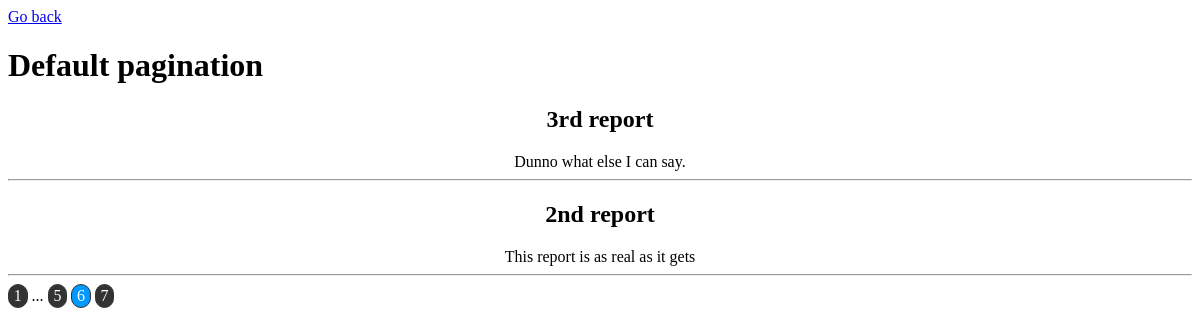
Page /default/?page=6 on the committed database.
### application/models.py (models this page shows, shortened)
class Report(models.Model):
    title = models.CharField(max_length = 100)
    text = models.CharField(max_length = 500)

### application/views.py (the view)
# urls.py: path('default/', views.default_paginating, name='default_paginating'),
def default_paginating(request):
    report_list = Report.objects.all().order_by('-pk')
    paginator = Paginator(report_list, 2)
    page_number = request.GET.get('page')
    page_obj = paginator.get_page(page_number)
    context = {
        'page_obj': page_obj
    }
    return render(request, 'default_paginating.html', context)

### application/templates/default_paginating.html (shortened to what this page needs)
<!DOCTYPE html>
<html>
    <head>
        {% load static %}
        <link rel="stylesheet" type="text/css" href="{% static 'styles/default.css' %}">
    </head>
    <body>
        <a href="../">Go back</a>
        <h1>Default pagination</h1>
        <div id="main-container">
            {% for report in page_obj %}
                <h2>{{ report.title }}</h2>
                {{ report.text }}
                <hr/>
        {% endfor %}
        </div>
        <div class="pagination">
            <span class="step-links">
            {% if page_obj.has_previous %}
                {% if 1 != page_obj.previous_page_number %}
                    <span class="box">
                        <a href="?page=1">1</a>
                    </span>
                {% endif %}
                {% if page_obj.number|add:"-1" > 2 %}
                    ...
                {% endif %}
                <span class="box">
                    <a href="?page={{ page_obj.previous_page_number }}">
                        {{ page_obj.number|add:"-1" }}
                    </a>
                </span>
            {% endif %}
            <span class="box" id="current">
                {{ page_obj.number }}
            </span>
            {% if page_obj.has_next %}
                <span class="box">
                    <a href="?page={{ page_obj.next_page_number }}">
                        {{ page_obj.number|add:"1" }}
                    </a>
                </span>
            {% endif %}
            </span>
        </div>
    </body>
</html>

### application/static/styles/default.css (style rules this page uses)
#main-container { text-align: center; font-family: tahoma; }
.box { display: inline-block; border: 1px solid #333333; border-radius: 15px; background-color: #333333; text-align: center; padding-left: 0.3em; padding-right: 0.3em; padding-top: 0.15em; padding-bottom: 0.15em; }
.box a { text-decoration: none; color: #fff; }
#current { background-color: #0099ff; color: #fff; }

### rows in the picture
Report: title "3rd report", text "Dunno what else I can say."
Report: title "2nd report", text "This report is as real as it gets"

### other values in the picture
{{ page_obj.number|add:"-1" }} "5"
{{ page_obj.number }} "6"
{{ page_obj.number|add:"1" }} "7"
